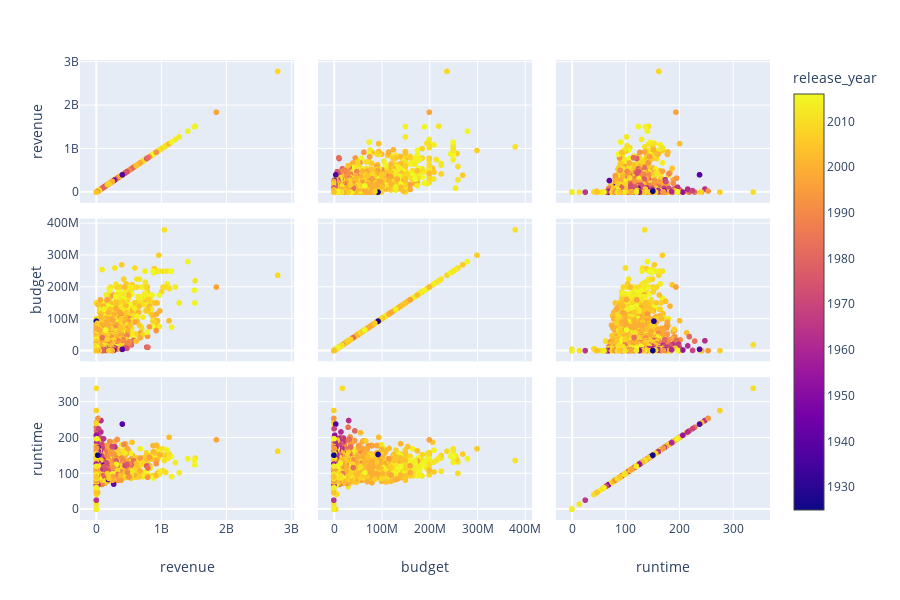

Write notebook code for a chart like this one.
### Code cell
fig = make_subplots(rows=1, cols=2)



fig = px.scatter_matrix(main_data, dimensions=["runtime", "budget", "revenue"], 
                        color="release_year", hover_data=(['title','budget']))
fig.show()

### Figure 1 — Plotly figure (JSON) as saved in the notebook; plotly's stock layout.template omitted (floating-point values rounded to 4 significant figures; data arrays with more than 128 entries replaced by an {"elided": "..."} marker saying what was removed)
{"data": [{"customdata": {"elided": "4802x2 mixed values"}, "dimensions": [{"axis": {"matches": true}, "label": "revenue", "values": {"elided": "4802 int values"}}, {"axis": {"matches": true}, "label": "budget", "values": {"elided": "4802 int values"}}, {"axis": {"matches": true}, "label": "runtime", "values": {"elided": "4802 int values"}}], "hoverlabel": {"namelength": 0}, "hovertemplate": "%{xaxis.title.text}=%{x}<br>%{yaxis.title.text}=%{y}<br>title=%{customdata[0]}<br>budget=%{customdata[1]}<br>release_year=%{marker.color}", "legendgroup": "", "marker": {"color": {"elided": "4802 int values"}, "coloraxis": "coloraxis", "symbol": "circle"}, "name": "", "showlegend": false, "type": "splom"}], "layout": {"coloraxis": {"colorbar": {"title": {"text": "release_year"}}, "colorscale": [[0, "#0d0887"], [0.1111, "#46039f"], [0.2222, "#7201a8"], [0.3333, "#9c179e"], [0.4444, "#bd3786"], [0.5556, "#d8576b"], [0.6667, "#ed7953"], [0.7778, "#fb9f3a"], [0.8889, "#fdca26"], [1, "#f0f921"]]}, "dragmode": "select", "height": 600, "legend": {"tracegroupgap": 0}, "margin": {"t": 60}}}
